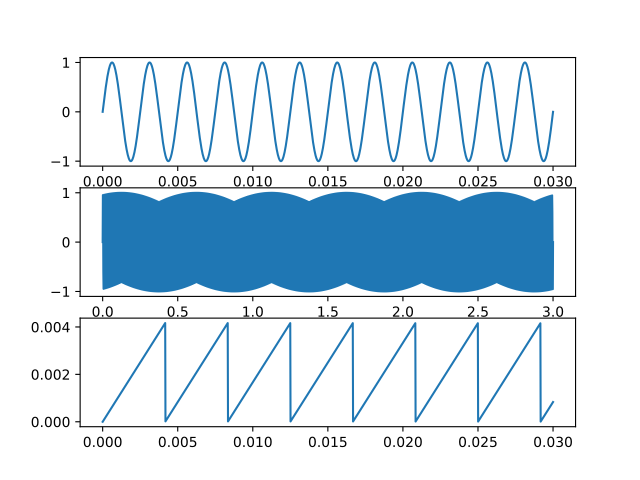

Generate this figure with Python:
import numpy as np
import matplotlib.pyplot as plt

def a(t):
    return np.sin(2 * np.pi * 400 * t)

def b(t):
    return np.sin(2 * np.pi * 800 * t)

def c(t):
    return np.mod(t, 1/240)

fig, axs = plt.subplots(3)

x0 = np.linspace(0, 0.03, 1600)
x1 = np.linspace(0, 3, 2000)
x2 = np.linspace(0, 0.03, 1600)

axs[0].plot(x0, a(x0))
axs[1].plot(x1, b(x1))
axs[2].plot(x2, c(x2))

plt.show()
